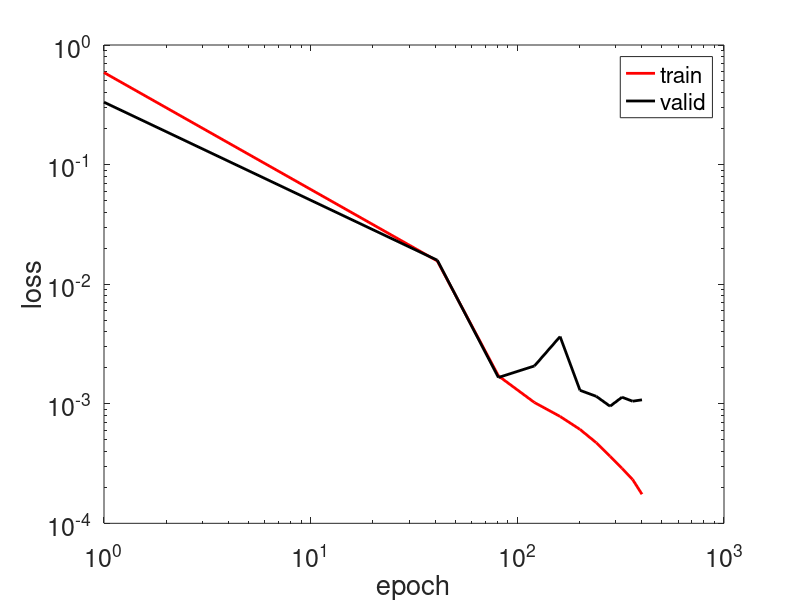

The MATLAB script that drew this image:
epochs = 1:40:401;

train_loss = [0.588408, 0.034300, 0.015626, 0.002906, 0.001710, 0.001425, 0.001024, 0.000906, 0.000783, 0.000709, 0.000610, 0.000511, 0.000472, 0.000406, 0.000363, 0.000326, 0.000288, 0.000268, 0.000233, 0.000190, 0.000175];

valid_loss = [0.332507, 0.035129, 0.015851, 0.002952, 0.001658, 0.003505, 0.002070, 0.001207, 0.003646, 0.000841, 0.001295, 0.000885, 0.001153, 0.000898, 0.000953, 0.000969, 0.001134, 0.001004, 0.001050, 0.001156, 0.001078];

figure
loglog(epochs,train_loss(1:2:end),'-r','DisplayName','train','LineWidth',2);
hold on
loglog(epochs,valid_loss(1:2:end),'-k','DisplayName','valid','LineWidth',2);
legend
xlabel('epoch', 'fontsize',18);  ylabel('loss', 'fontsize',18);
set(gca,'FontSize',18);
hold off
print('e4loss','-depsc')